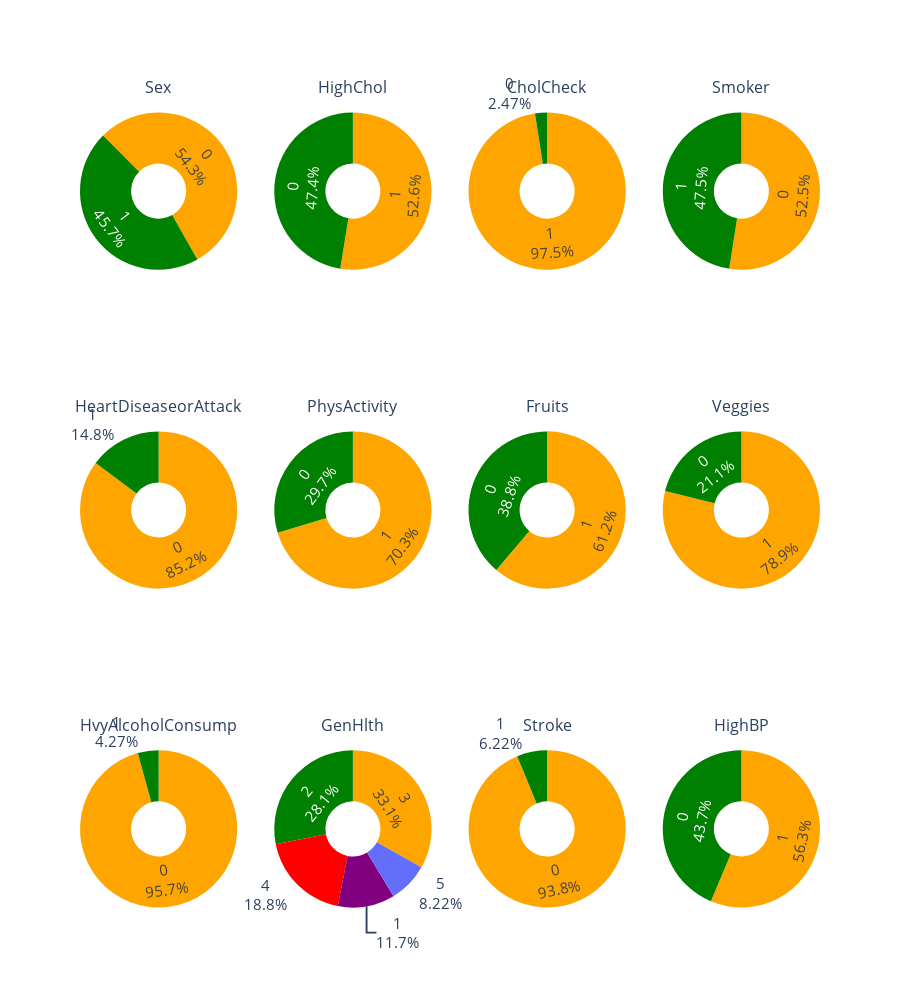

Notebook code cell kept with this figure:
### Code cell
fig = make_subplots(
        rows=3, cols=4, subplot_titles=('Sex','HighChol',
                                        'CholCheck','Smoker',
                                        'HeartDiseaseorAttack', 'PhysActivity',
                                        'Fruits','Veggies',
                                        'HvyAlcoholConsump', 'GenHlth',
                                        'Stroke', 'HighBP'),
        specs=[[{"type": "domain"}, {"type": "domain"},{"type": "domain"}, {"type": "domain"}],
           [{"type": "domain"}, {"type": "domain"},{"type": "domain"}, {"type": "domain"}],
           [{"type": "domain"}, {"type": "domain"},{"type": "domain"}, {"type": "domain"}]],
)
   
colours = ['orange', 'green', 'red', 'purple']
   
fig.add_trace(go.Pie(labels=np.array(df['Sex'].value_counts().index),
                         values=[x for x in df['Sex'].value_counts()], hole=.35,
                         textinfo='label+percent', rotation=-45, marker_colors=colours),
                  row=1, col=1)

fig.add_trace(go.Pie(labels=np.array(df['HighChol'].value_counts().index),
                         values=[x for x in df['HighChol'].value_counts()], hole=.35,
                         textinfo='label+percent', marker_colors=colours),
                  row=1, col=2)

fig.add_trace(go.Pie(labels=np.array(df['CholCheck'].value_counts().index),
                         values=[x for x in df['CholCheck'].value_counts()], hole=.35,
                         textinfo='label+percent', marker_colors=colours),
                  row=1, col=3)

fig.add_trace(go.Pie(labels=np.array(df['Smoker'].value_counts().index),
                         values=[x for x in df['Smoker'].value_counts()], hole=.35,
                         textinfo='label+percent', marker_colors=colours),
                  row=1, col=4)

fig.add_trace(go.Pie(labels=np.array(df['HeartDiseaseorAttack'].value_counts().index),
                         values=[x for x in df['HeartDiseaseorAttack'].value_counts()], hole=.35,
                         textinfo='label+percent', marker_colors=colours),
                  row=2, col=1)

fig.add_trace(go.Pie(labels=np.array(df['PhysActivity'].value_counts().index),
                         values=[x for x in df['PhysActivity'].value_counts()], hole=.35,
                         textinfo='label+percent', marker_colors=colours),
                  row=2, col=2)

fig.add_trace(go.Pie(labels=np.array(df['Fruits'].value_counts().index),
                         values=[x for x in df['Fruits'].value_counts()], hole=.35,
                         textinfo='label+percent', marker_colors=colours),
                  row=2, col=3)

fig.add_trace(go.Pie(labels=np.array(df['Veggies'].value_counts().index),
                         values=[x for x in df['Veggies'].value_counts()], hole=.35,
                         textinfo='label+percent', marker_colors=colours),
                  row=2, col=4)

fig.add_trace(go.Pie(labels=np.array(df['HvyAlcoholConsump'].value_counts().index),
                         values=[x for x in df['HvyAlcoholConsump'].value_counts()], hole=.35,
                         textinfo='label+percent', marker_colors=colours),
                  row=3, col=1)

fig.add_trace(go.Pie(labels=np.array(df['GenHlth'].value_counts().index),
                         values=[x for x in df['GenHlth'].value_counts()], hole=.35,
                         textinfo='label+percent', marker_colors=colours),
                  row=3, col=2)

fig.add_trace(go.Pie(labels=np.array(df['Stroke'].value_counts().index),
                         values=[x for x in df['Stroke'].value_counts()], hole=.35,
                         textinfo='label+percent', marker_colors=colours),
                  row=3, col=3)

fig.add_trace(go.Pie(labels=np.array(df['HighBP'].value_counts().index),
                         values=[x for x in df['HighBP'].value_counts()], hole=.35,
                         textinfo='label+percent', marker_colors=colours),
                  row=3, col=4)
   
   
fig.update_layout(height=1000, font=dict(size=15), showlegend=False)
   
fig.show()

### Figure 1 — Plotly figure (JSON) as saved in the notebook; plotly's stock layout.template omitted (floating-point values rounded to 4 significant figures)
{"data": [{"domain": {"x": [0, 0.2125], "y": [0.7778, 1]}, "hole": 0.35, "labels": [0, 1], "marker": {"colors": ["orange", "green", "red", "purple"]}, "rotation": -45, "textinfo": "label+percent", "type": "pie", "values": [38386, 32306]}, {"domain": {"x": [0.2625, 0.475], "y": [0.7778, 1]}, "hole": 0.35, "labels": [1, 0], "marker": {"colors": ["orange", "green", "red", "purple"]}, "textinfo": "label+percent", "type": "pie", "values": [37163, 33529]}, {"domain": {"x": [0.525, 0.7375], "y": [0.7778, 1]}, "hole": 0.35, "labels": [1, 0], "marker": {"colors": ["orange", "green", "red", "purple"]}, "textinfo": "label+percent", "type": "pie", "values": [68943, 1749]}, {"domain": {"x": [0.7875, 1], "y": [0.7778, 1]}, "hole": 0.35, "labels": [0, 1], "marker": {"colors": ["orange", "green", "red", "purple"]}, "textinfo": "label+percent", "type": "pie", "values": [37094, 33598]}, {"domain": {"x": [0, 0.2125], "y": [0.3889, 0.6111]}, "hole": 0.35, "labels": [0, 1], "marker": {"colors": ["orange", "green", "red", "purple"]}, "textinfo": "label+percent", "type": "pie", "values": [60243, 10449]}, {"domain": {"x": [0.2625, 0.475], "y": [0.3889, 0.6111]}, "hole": 0.35, "labels": [1, 0], "marker": {"colors": ["orange", "green", "red", "purple"]}, "textinfo": "label+percent", "type": "pie", "values": [49699, 20993]}, {"domain": {"x": [0.525, 0.7375], "y": [0.3889, 0.6111]}, "hole": 0.35, "labels": [1, 0], "marker": {"colors": ["orange", "green", "red", "purple"]}, "textinfo": "label+percent", "type": "pie", "values": [43249, 27443]}, {"domain": {"x": [0.7875, 1], "y": [0.3889, 0.6111]}, "hole": 0.35, "labels": [1, 0], "marker": {"colors": ["orange", "green", "red", "purple"]}, "textinfo": "label+percent", "type": "pie", "values": [55760, 14932]}, {"domain": {"x": [0, 0.2125], "y": [0, 0.2222]}, "hole": 0.35, "labels": [0, 1], "marker": {"colors": ["orange", "green", "red", "purple"]}, "textinfo": "label+percent", "type": "pie", "values": [67672, 3020]}, {"domain": {"x": [0.2625, 0.475], "y": [0, 0.2222]}, "hole": 0.35, "labels": [3, 2, 4, 1, 5], "marker": {"colors": ["orange", "green", "red", "purple"]}, "textinfo": "label+percent", "type": "pie", "values": [23427, 19872, 13303, 8282, 5808]}, {"domain": {"x": [0.525, 0.7375], "y": [0, 0.2222]}, "hole": 0.35, "labels": [0, 1], "marker": {"colors": ["orange", "green", "red", "purple"]}, "textinfo": "label+percent", "type": "pie", "values": [66297, 4395]}, {"domain": {"x": [0.7875, 1], "y": [0, 0.2222]}, "hole": 0.35, "labels": [1, 0], "marker": {"colors": ["orange", "green", "red", "purple"]}, "textinfo": "label+percent", "type": "pie", "values": [39832, 30860]}], "layout": {"annotations": [{"font": {"size": 16}, "showarrow": false, "text": "Sex", "x": 0.1062, "xanchor": "center", "xref": "paper", "y": 1, "yanchor": "bottom", "yref": "paper"}, {"font": {"size": 16}, "showarrow": false, "text": "HighChol", "x": 0.3688, "xanchor": "center", "xref": "paper", "y": 1, "yanchor": "bottom", "yref": "paper"}, {"font": {"size": 16}, "showarrow": false, "text": "CholCheck", "x": 0.6313, "xanchor": "center", "xref": "paper", "y": 1, "yanchor": "bottom", "yref": "paper"}, {"font": {"size": 16}, "showarrow": false, "text": "Smoker", "x": 0.8938, "xanchor": "center", "xref": "paper", "y": 1, "yanchor": "bottom", "yref": "paper"}, {"font": {"size": 16}, "showarrow": false, "text": "HeartDiseaseorAttack", "x": 0.1062, "xanchor": "center", "xref": "paper", "y": 0.6111, "yanchor": "bottom", "yref": "paper"}, {"font": {"size": 16}, "showarrow": false, "text": "PhysActivity", "x": 0.3688, "xanchor": "center", "xref": "paper", "y": 0.6111, "yanchor": "bottom", "yref": "paper"}, {"font": {"size": 16}, "showarrow": false, "text": "Fruits", "x": 0.6313, "xanchor": "center", "xref": "paper", "y": 0.6111, "yanchor": "bottom", "yref": "paper"}, {"font": {"size": 16}, "showarrow": false, "text": "Veggies", "x": 0.8938, "xanchor": "center", "xref": "paper", "y": 0.6111, "yanchor": "bottom", "yref": "paper"}, {"font": {"size": 16}, "showarrow": false, "text": "HvyAlcoholConsump", "x": 0.1062, "xanchor": "center", "xref": "paper", "y": 0.2222, "yanchor": "bottom", "yref": "paper"}, {"font": {"size": 16}, "showarrow": false, "text": "GenHlth", "x": 0.3688, "xanchor": "center", "xref": "paper", "y": 0.2222, "yanchor": "bottom", "yref": "paper"}, {"font": {"size": 16}, "showarrow": false, "text": "Stroke", "x": 0.6313, "xanchor": "center", "xref": "paper", "y": 0.2222, "yanchor": "bottom", "yref": "paper"}, {"font": {"size": 16}, "showarrow": false, "text": "HighBP", "x": 0.8938, "xanchor": "center", "xref": "paper", "y": 0.2222, "yanchor": "bottom", "yref": "paper"}], "font": {"size": 15}, "height": 1000, "showlegend": false}}
